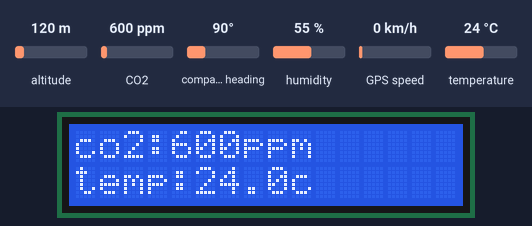
A sketch run on a simulated Arduino Uno, built with avr-gcc and run on an emulated ATmega328P. On the bench: 16×2 character LCD. The test bench sets the inputs (shaded band); at power-on: CO2 600 ppm, compass heading 90°, GPS speed 0 km/h, altitude 120 m, humidity 55 %, temperature 24 °C. The GPS gets a fix after 3 s at 37.7749, -122.4194 with 8 satellites; what the sketch prints to the serial monitor is not drawn.

Above: at 1.2 s.
1.3 s: CO2 set to 1050 ppm
At 2.5 s:
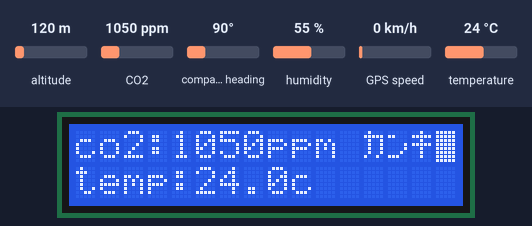
5.4 s: compass heading set to 180°
9.5 s: GPS speed set to 30 km/h
13.6 s: altitude set to 20 m
Timing chart, 0 to 16.6 s (numbered marks = the images above; inputs shaded):
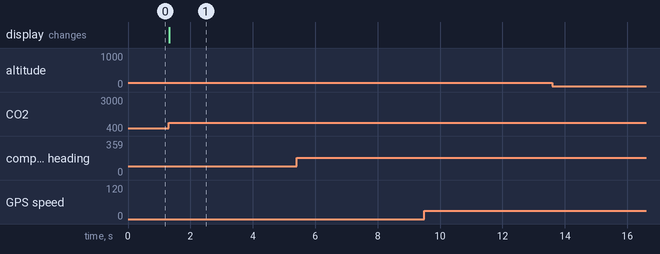

Measured:
- after the input at 1.3 s, the display: changes at once (image 1)

The sketch:

main.ino
```cpp
#include <Wire.h>
#include <SoftwareSerial.h>
#include "./src/SparkFun_SCD30_Arduino_Library.h" //Click here to get the library: http://librarymanager/All#SparkFun_SCD30
#include "./src/TinyGPS++.h"
#include <LiquidCrystal.h>

LiquidCrystal lcd(3,4,5,6,7,8,9);

SCD30 airSensor;

SoftwareSerial mySerial(10, 11); // RX, TX
TinyGPSPlus gps;

void setup() {
  //11520bpsでポートを開く
  Serial.begin(115200);
  Serial.println("SCD30 Example");
  Wire.begin();
  if (airSensor.begin() == false)
  {
    Serial.println("Air sensor not detected. Please check wiring. Freezing...");
    while (1)
      ;
  }
  Serial.println("Air sensor detected.");
  //gps
  mySerial.begin(9600);
  while(!mySerial){
    Serial.print(".");//waug for serial port to connect.
  }
  mySerial.print("$PMTK104*37\r\n");
  Serial.println("gps detected.");

  lcd.begin(16, 2);
}

void loop() {
  while(mySerial.available() >0){
    char c=mySerial.read();
    //Serial.write(c);
    gps.encode(c);
  }
  if(airSensor.dataAvailable()){
    lcd.clear();
    lcd.setCursor(0,1);
    lcd.print("temp:");
    lcd.print(airSensor.getTemperature(), 1);
    lcd.print("c");
    lcd.setCursor(0,0);
    lcd.print("co2:");
    lcd.print(airSensor.getCO2());
    lcd.print("ppm ");
    if(airSensor.getCO2()>=1000){
      char kanki[]= {0xB6,0xDD,0xB7,0x00};
      lcd.print(kanki);
      lcd.blink();
    }else{
      lcd.noBlink();
    }
    if(gps.location.isValid()){
      //Serial.println("gps.location.isValid()==FALSE");
      //mySerial.print("$PMTK183*38\r\n");//gps状況の確認
      //Serial.println(mySerial.readStringUntil('\n'));
      Serial.print(gps.location.lat(), 6);
      Serial.print(",");
      Serial.print(gps.location.lng(), 6);
      Serial.print(",");
      Serial.print(gps.altitude.meters());
      Serial.print(",");
      Serial.print(airSensor.getCO2());
      Serial.print(",");
      Serial.print(airSensor.getTemperature(), 1);
      Serial.print(",");
      Serial.print(airSensor.getHumidity(), 1);
      Serial.println();
      }
  }//else{}
}
```
